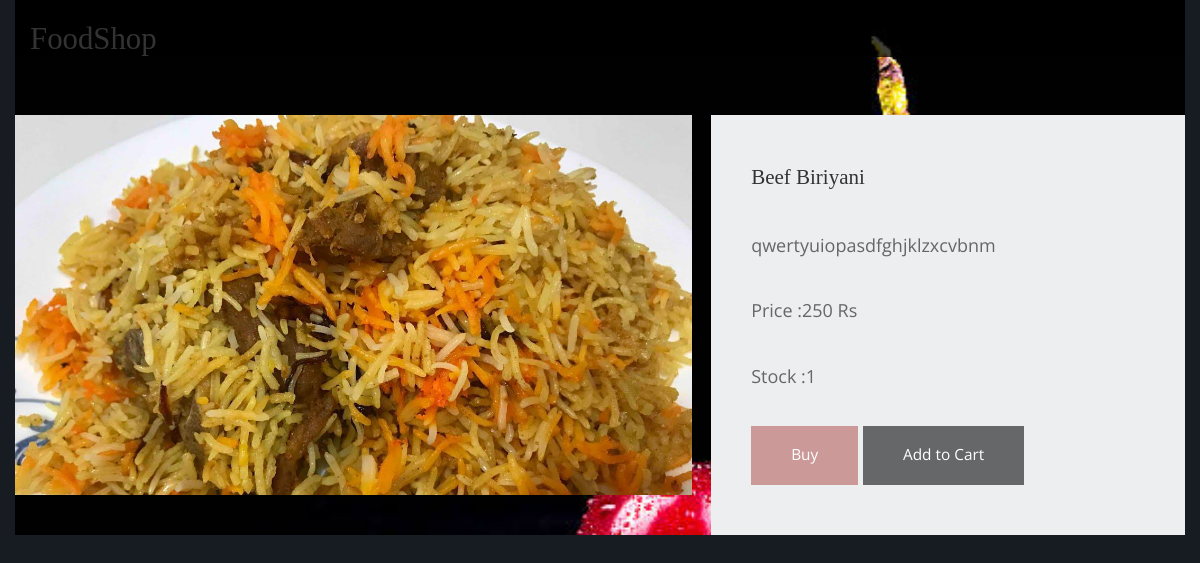
The page /non-veg/beef-biriyani on the database its author committed.
### shopHome/models.py (models this page shows, shortened)
class product(models.Model):
    name=models.CharField(max_length=250)
    slug=models.SlugField(max_length=250)
    image=models.ImageField(upload_to='productimg')
    price=models.IntegerField()
    desc=models.TextField()
    stock=models.IntegerField()
    available=models.BooleanField()
    categ=models.ForeignKey(category,on_delete=models.CASCADE)
    class Meta:
        ordering=('name',)
        verbose_name='product'
        verbose_name_plural='products'

### shopHome/views.py (the view)
# urls.py: path('<slug:c_slug>/<slug:product_slug>',views.productdetail,name='details'),
def productdetail(request,c_slug,product_slug):
    try:
        prod=product.objects.get(categ__slug=c_slug,slug=product_slug)
    except Exception  as e:
        raise e
    return render(request,'item.html',{'pro':prod})

### cart/context_processor.py (called while the page is built)
def count(request):
    item_count=0
    if 'admin' in request.path:
        return {}
    else:
        try:
            ct=cartlist.objects.filter(cartid=c_id(request))
            cti=item.objects.all().filter(cart=ct[:1])
            for c in cti:
                item_count+=c.quantity
        except cartlist.DoesNotExist:
            item_count = 0
        return dict(itc=item_count)

### cart/views.py (called while the page is built)
def c_id(request):
    ct_id=request.session.session_key
    if not  ct_id:
        ct_id=request.session.create()
    return ct_id

### templates/item.html (shortened to what this page needs)
{% extends 'base.html' %}
{% block content %}
    {%  load static %}
<head>
    <link href="{%  static 'pr/fontawesome/css/all.min.css' %}" rel="stylesheet" />
    <link href="{%  static 'pr/css/templatemo-comparto.css' %}" rel="stylesheet" />
</head>
<body>
  <br><br>
        <section class="tm-mb-1" id="about">
            <div class="tm-row tm-about-row">
                <div class="tm-section-1-l">
                    <img src="{{  pro.image.url }}" alt="About image" class="tm-img-responsive">
                </div>
                <article class="tm-section-1-r tm-bg-color-8">
                    <h2 class="tm-mb-2 tm-title-color">{{ pro.name }}</h2>
                    <p> {{ pro.desc }}</p>
                    <p>Price :{{  pro.price }} Rs</p>
                    <p>Stock :{{  pro.stock }}</p>
                    {%  if pro.stock <= 0 %}
                    <p style="color: #9e5406">Sorry No item left!</p>
                    {% else %}
                        <a href="#" class="tm-btn tm-btn-1 ">Buy</a>
                        <a href="{% url 'add' pro.id  %}" class="tm-btn tm-btn-2 ">Add to Cart</a>
                    {% endif %}
                </article>
            </div>
        </section>
</body>
{%  endblock %}

### static/hm/layout/styles/layout.css (style rules this page uses)
*, *::before, *::after { transition:all .3s ease-in-out; }
body { color:#A5A6AA; background-color:#161C21; }
a { color:#B946AD; }

### static/pr/css/templatemo-comparto.css (style rules this page uses)
*, *::before, *::after { box-sizing: border-box; outline: none; }
ul, h1, h2, h3, h4, p, figure { padding: 0; margin: 0; }
body { font-family: 'Open Sans', Arial, sans-serif; font-size: 18px; overflow-x: hidden; padding-left: 15px; padding-right: 15px; margin: 0; }
h2 { font-size: 1.5rem; }
a { transition: all 0.3s ease; text-decoration: none; }
p { color: #666; line-height: 1.7; margin-bottom: 35px; }
h1, h2, h3, h4, h5, h6 { color: #333; }
.tm-mb-1 { margin-bottom: 20px; }
.tm-mb-2 { margin-bottom: 40px; }
.tm-bg-color-8 { background-color: #EDEEEF; }
.tm-img-responsive { max-width: 100%; height: auto; }
.tm-section-1-l { width: 57.85%; margin-right: 1.65%; }
.tm-section-1-r { padding: 50px 40px; width: 40.5%; }
.tm-row { display: flex; }
.tm-btn { display: inline-block; padding: 15px 40px; font-size: 1.1rem; border: none; background-color: #CC9999; color: white; }
.tm-btn-2 { background-color: #666768; }
a { color: #666; }

### static/hm/layout/styles/framework.css (style rules this page uses)
html { overflow-y:scroll; overflow-x:hidden; }
html, body { margin:0; padding:0; font-size:14px; line-height:1.6em; }
*, *::before, *::after { box-sizing:border-box; }
a { outline:none; text-decoration:none; }
img { width:auto; max-width:100%; height:auto; margin:0; padding:0; border:none; line-height:normal; vertical-align:middle; }
body, input, textarea, select { font-family:Verdana, Geneva, sans-serif; }
h1, h2, h3, h4, h5, h6, .heading { font-family:Georgia, "Times New Roman", Times, serif; }
::placeholder { opacity:1; }
h1, h2, h3, h4, h5, h6, .heading { margin:0 0 20px 0; font-size:1.4rem; line-height:normal; font-weight:normal; text-transform:capitalize; }
address, article, aside, figcaption, figure, footer, header, main, nav, section { display:block; margin:0; padding:0; }

### rows shown on the page
product: image (picture), name "Beef Biriyani", desc "qwertyuiopasdfghjklzxcvbnm", price "250", stock "1"
